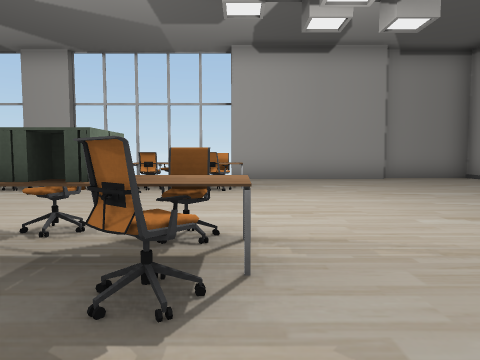
[1] (above)

18 first-person views from a walk through a Unity game level. The camera is 1.3 m above the floor, tilts 4° down and sees 70° across. Doors are open. The floor is counted in squares, 2 m on a side. Each view is taken from the middle of a square. On the plan, view 1 faces up. The plan holds only what a view shows up to about 10 squares ahead; the rest is blank. The player is left out. Some animated figures are left out. Some surface patterns are stand-ins.

[2]
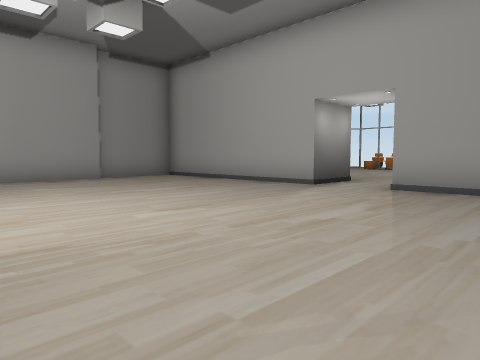

[3]
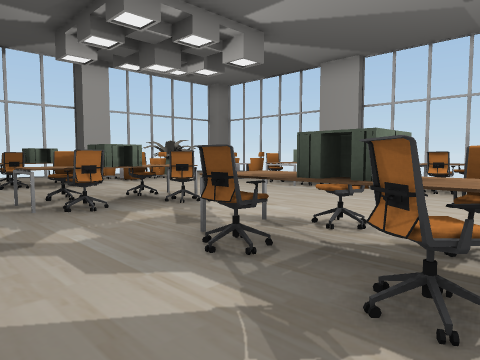

[4]
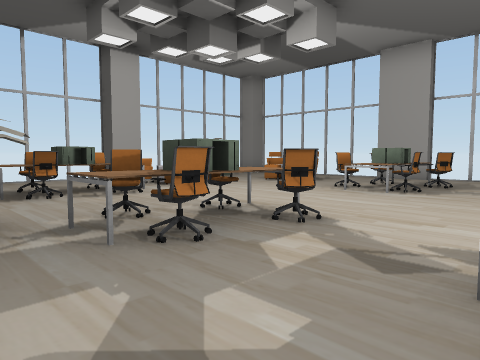

[5]
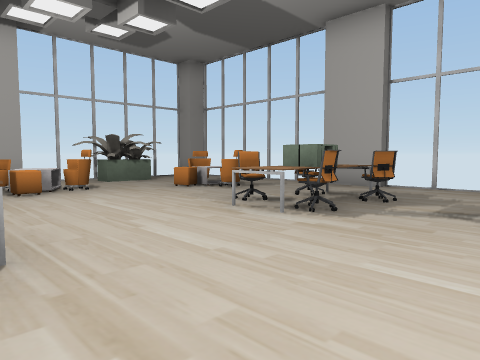

[6]
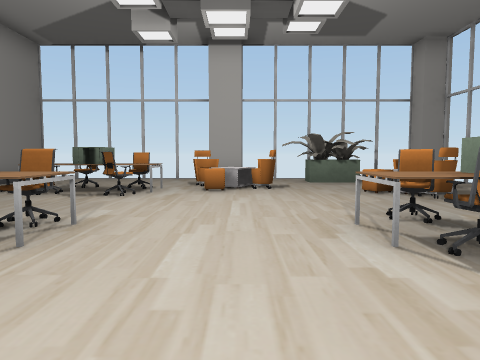

[7]
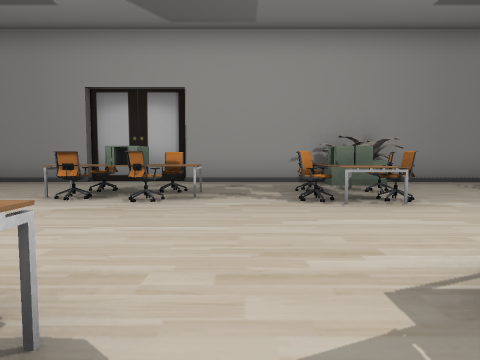

[8]
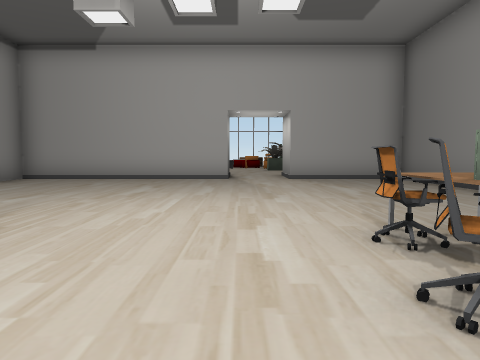

[9]
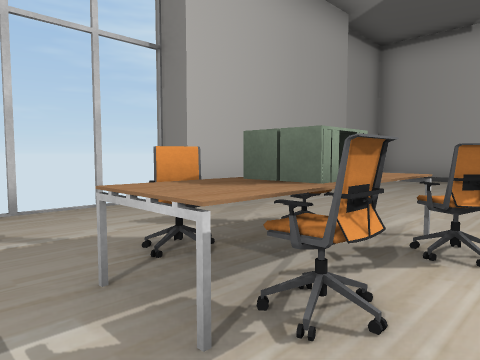

[10]
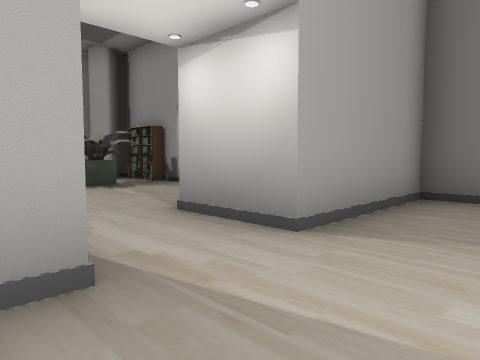

[11]
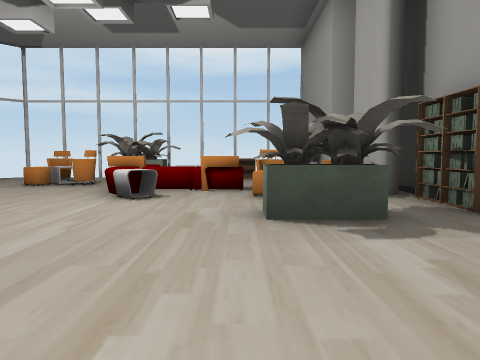

[12]
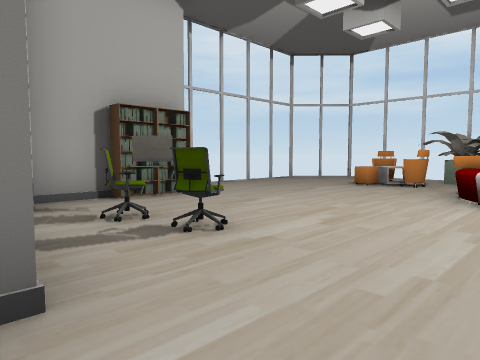

[13]
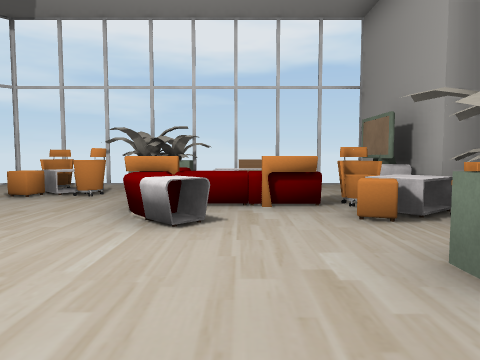

[14]
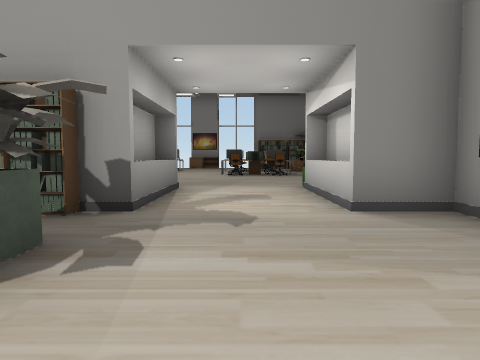

[15]
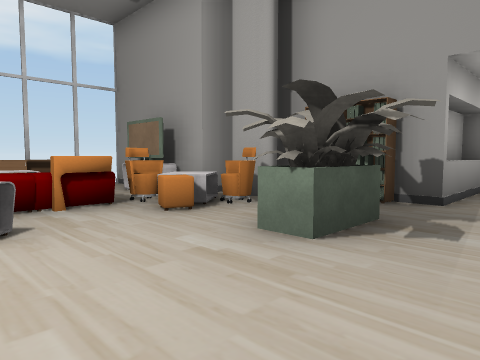

[16]
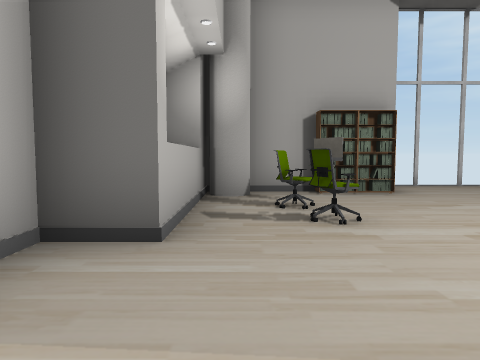

[17]
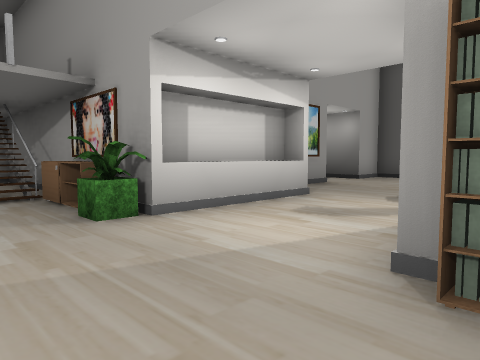

[18]
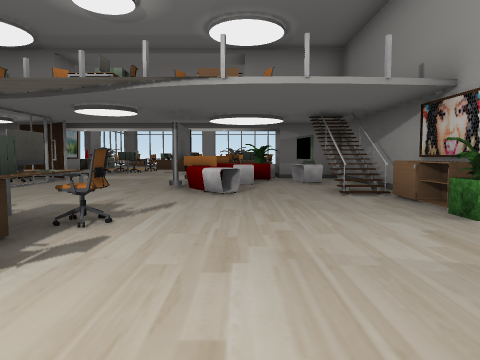

### Floor plan
Key: @ floor where view 1 was taken; # wall or solid block; x gap in a wall; . floor; / step, stairs or slope; D open door; ^ raised ledge; T TV; C chair; P plant; M computer; O other object.
Columns run from 12 left of view 1 to 19 right of it. Each row starts with its distance up from view 1.
 11      ## #         ##      #
 10     ##..####x####..#     .######
  9    ................# ####......
  8 #O.OOO.OO.O.O......# #.C......O#
  7 #OO....OO.OOO......# ^.......OO#
  6  ......O...........# #.C......OO
  5 #..O...............##.....OOOOOO
  4  .O................DD.......OOOO
  3  ..OO..OO..OO......DD....O..O.OO
  2  ..OO..OO.OOO......##...OO.OTT #
  1  ...O..O...........##......#####
  0  .....OO....@......###...####
 -1  ##################  #...#
 -2                      #...#
 -3                #####OP...#
 -4                #TT#/......
 -5                ...........
 -6                 OO.O......
 -7                 #OOO.....
 -8                .......M
 -9                .......OO
-10                .....
-11                .##
-12                #O

Where each view was taken, in squares from view 1:
view 1: 0 up, 0 right, facing up
view 2: 0 up, 0 right, facing up-right
view 3: 0 up, 0 right, facing up-left
view 4: 0 up, 2 left, facing up-left
view 5: 3 up, 2 left, facing up-left
view 6: 5 up, 2 left, facing left
view 7: 8 up, 3 left, facing down
view 8: 4 up, 3 left, facing right
view 9: 6 up, 3 left, facing up-right
view 10: 5 up, 5 right, facing down-right
view 11: 3 up, 9 right, facing right
view 12: 4 up, 9 right, facing up-right
view 13: 4 up, 11 right, facing right
view 14: 4 up, 11 right, facing down
view 15: 5 up, 11 right, facing down-right
view 16: 3 up, 10 right, facing up
view 17: 5 down, 13 right, facing up-left
view 18: 6 down, 13 right, facing left
